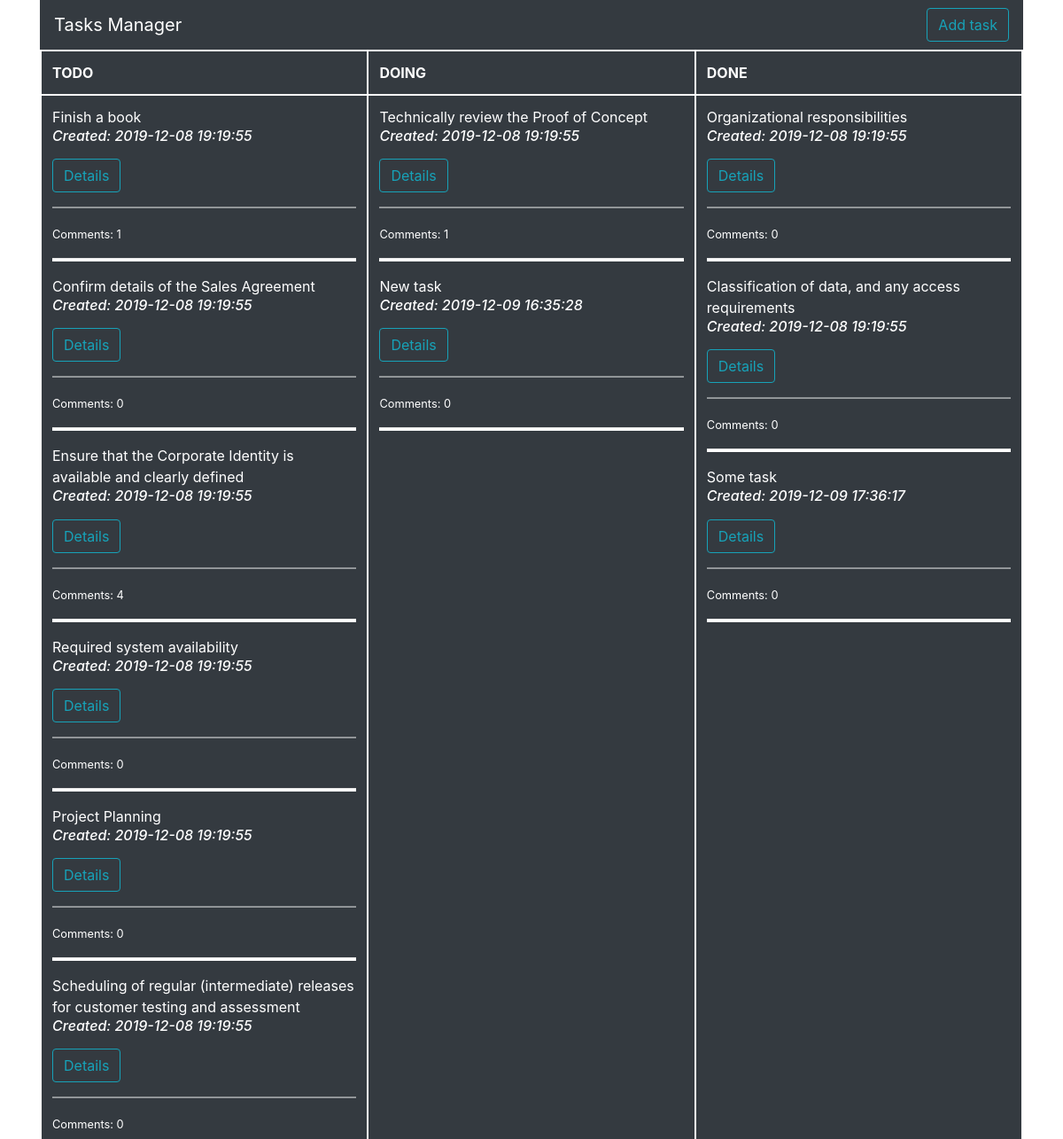
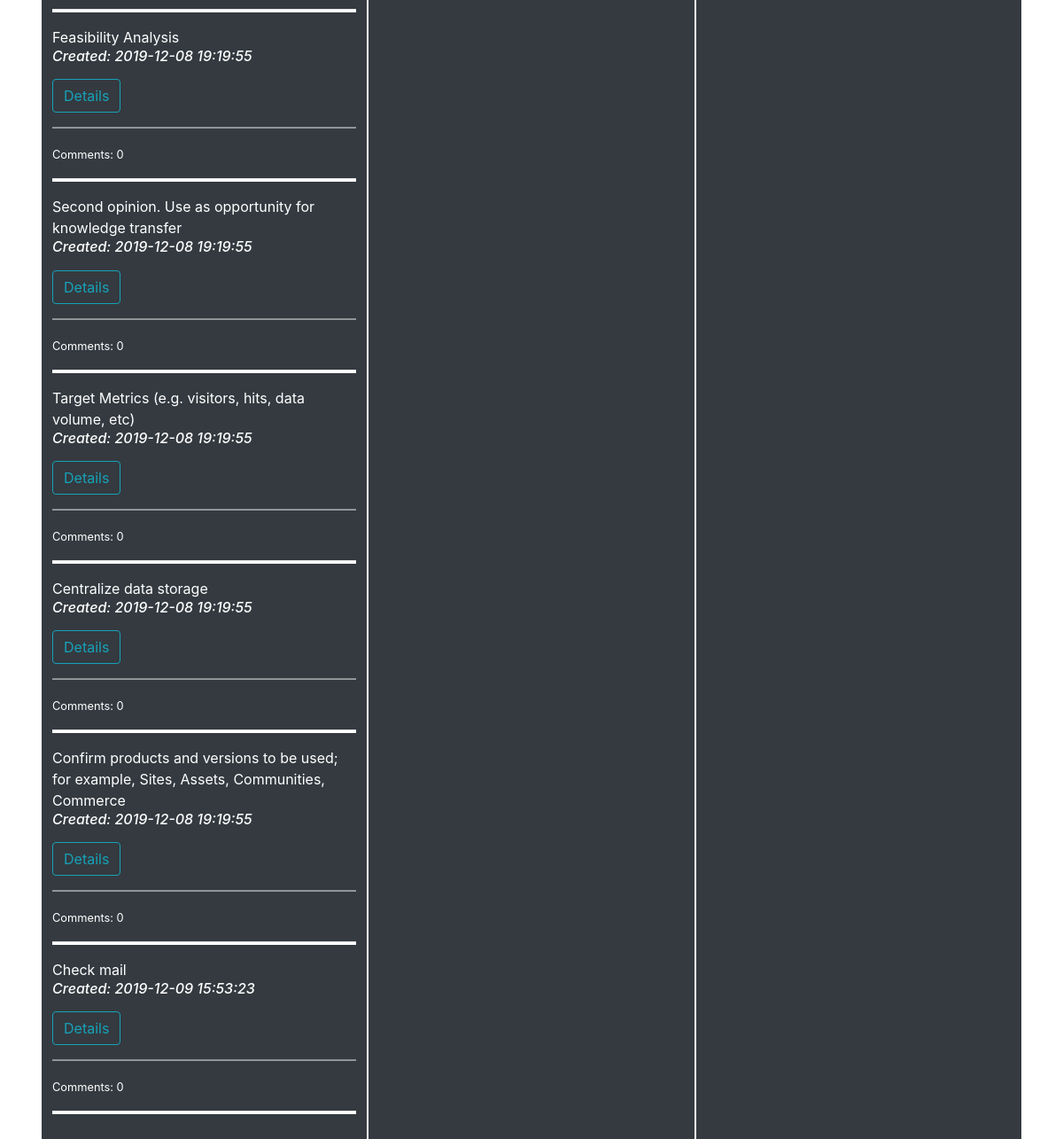
The page / on the database its author committed (2 pictures, top to bottom).
### tables this page shows
CREATE TABLE `list` (
  `id` int(11) NOT NULL,
  `task` varchar(200) NOT NULL,
  `status` varchar(6) NOT NULL,
  `date` datetime NOT NULL DEFAULT current_timestamp()
);

### classes/db.php (called while the page is built, shortened)
<?php
class db
{
	public function sqlQuery($query) {
		try{
			$pdo = new PDO('mysql:host=localhost;dbname=tasks', 'root', '');
			$result = $pdo->query($query);
			return $result;
		} catch (PDOException $e) {
		    print "Error!: " . $e->getMessage() . "<br/>";
		    die();
		}
	}
	public function getTODO() {
		$query = "SELECT * FROM `list` WHERE (status = 'TODO') ORDER BY 'date'";
		$result = $this->sqlQuery($query);
		$result = $result->fetchAll(PDO::FETCH_ASSOC);
		return $result;
	}
	public function getDOING() {
		$query = "SELECT * FROM `list` WHERE (status = 'DOING') ORDER BY 'date'";
		$result = $this->sqlQuery($query);
		$result = $result->fetchAll(PDO::FETCH_ASSOC);
		return $result;
	}
	public function getDONE() {
		$query = "SELECT * FROM `list` WHERE (status = 'DONE') ORDER BY 'date'";
		$result = $this->sqlQuery($query);
		$result = $result->fetchAll(PDO::FETCH_ASSOC);
		return $result;
	}
	public function countComments($id) {
		$query = "SELECT COUNT(text) FROM `comments` WHERE (`task id` = $id)";
		$result = $this->sqlQuery($query);
		$result = $result->fetchAll(PDO::FETCH_NUM);
		if ($result[0][0] == false) {
			return 0;
		}
		return $result[0][0];
	}
}

### classes/view.php (the view)
<?php
require_once ($_SERVER['DOCUMENT_ROOT'].'/classes/db.php');
class view
{
	function __construct()
	{
		$this->db = new db;
	}
	public function representTasks($tasks) {
	foreach ($tasks as $key => $value) {
	echo $tasks[$key]['task'];
	echo "<br><h6><i>Created: " . $tasks[$key]['date'] . "</i></h6>";
	$ID = $tasks[$key]['id'];
	echo <<<EOD
		<p>
		<form name="taskData" id="$ID" method="get" action="editTask.php">
		<input type="hidden" name="id" value="$ID">
	    <button form="$ID" class="btn btn-outline-info" type="submit">Details</button>
	    </form>
	    </p>
EOD;
	echo "<hr style = 'background-color: #999da0; color: #999da0; height: 1px;'>";
	$commentsAmount = $this->db->countComments($tasks[$key]['id']);
	echo "<small>Comments: " . $commentsAmount . "</small>";
	echo "<br><hr style = 'background-color:white; color: white; height: 3px;'>";
	}
	}
}

### index.php (shortened to what this page needs)
<?php
require_once ($_SERVER['DOCUMENT_ROOT'].'/classes/db.php');
require_once ($_SERVER['DOCUMENT_ROOT'].'/classes/view.php');
$db = new db;
$view = new view;
?>
<!DOCTYPE html>
<html>
<head>
	<link rel="stylesheet" href="https://stackpath.bootstrapcdn.com/bootstrap/4.4.1/css/bootstrap.min.css">
</head>
<body>
	<div class="container">
		<nav class="navbar navbar-dark bg-dark">
			<a class="navbar-brand" href="../index.php">Tasks Manager</a>
			<button class="btn btn-outline-info" data-toggle="modal" data-target="#addTask" type="submit">Add task</button>
		</nav>
		<table class="table table-dark">
		  <thead>
		    <tr>
		      <th style="border: 2px white solid;" scope="col">TODO</th>
		      <th style="border: 2px white solid;" scope="col">DOING</th>
		      <th style="border: 2px white solid;" scope="col">DONE</th>
		    </tr>
		  </thead>
		  <tbody>
		    <tr>
		      <td style="border: 2px white solid; width: 33.34%">
		      	<?php
		      		$tasks = $db->getTODO();
		      		$view->representTasks($tasks);
		      	?>
		      </td>
		      <td style="border: 2px white solid; width: 33.34%">
		      	<?php
		      		$tasks = $db->getDOING();
		      		$view->representTasks($tasks);
		      	?>
		      </td>
		      <td style="border: 2px white solid; width: 33.34%">
		      	<?php
		      		$tasks = $db->getDONE();
		      		$view->representTasks($tasks);
		      	?>
		      </td>
		    </tr>
		  </tbody>
		</table>
	</div>
</body>
</html>

### rows shown on the page
list: task "Finish a book", date "2019-12-08 19:19:55", id "1"
list: task "Confirm details of the Sales Agreement", date "2019-12-08 19:19:55", commentsAmount "0"
list: task "Ensure that the Corporate Identity is available and clearly defined", date "2019-12-08 19:19:55", commentsAmount "4"
list: task "Required system availability", date "2019-12-08 19:19:55", commentsAmount "0"
list: task "Project Planning", date "2019-12-08 19:19:55", commentsAmount "0"
list: task "Scheduling of regular (intermediate) releases for customer testing and assessment", date "2019-12-08 19:19:55", commentsAmount "0"
list: task "Feasibility Analysis", date "2019-12-08 19:19:55", commentsAmount "0"
list: task "Second opinion. Use as opportunity for knowledge transfer", date "2019-12-08 19:19:55", commentsAmount "0"
list: task "Target Metrics (e.g. visitors, hits, data volume, etc)", date "2019-12-08 19:19:55", commentsAmount "0"
list: task "Centralize data storage", date "2019-12-08 19:19:55", commentsAmount "0"
list: task "Confirm products and versions to be used; for example, Sites, Assets, Communities, Commerce", date "2019-12-08 19:19:55", commentsAmount "0"
list: task "Check mail", date "2019-12-09 15:53:23", commentsAmount "0"
list: task "Technically review the Proof of Concept", date "2019-12-08 19:19:55", commentsAmount "1"
list: task "New task", date "2019-12-09 16:35:28", commentsAmount "0"
list: task "Organizational responsibilities", date "2019-12-08 19:19:55", commentsAmount "0"
list: task "Classification of data, and any access requirements", date "2019-12-08 19:19:55", commentsAmount "0"
list: task "Some task", date "2019-12-09 17:36:17", commentsAmount "0"
